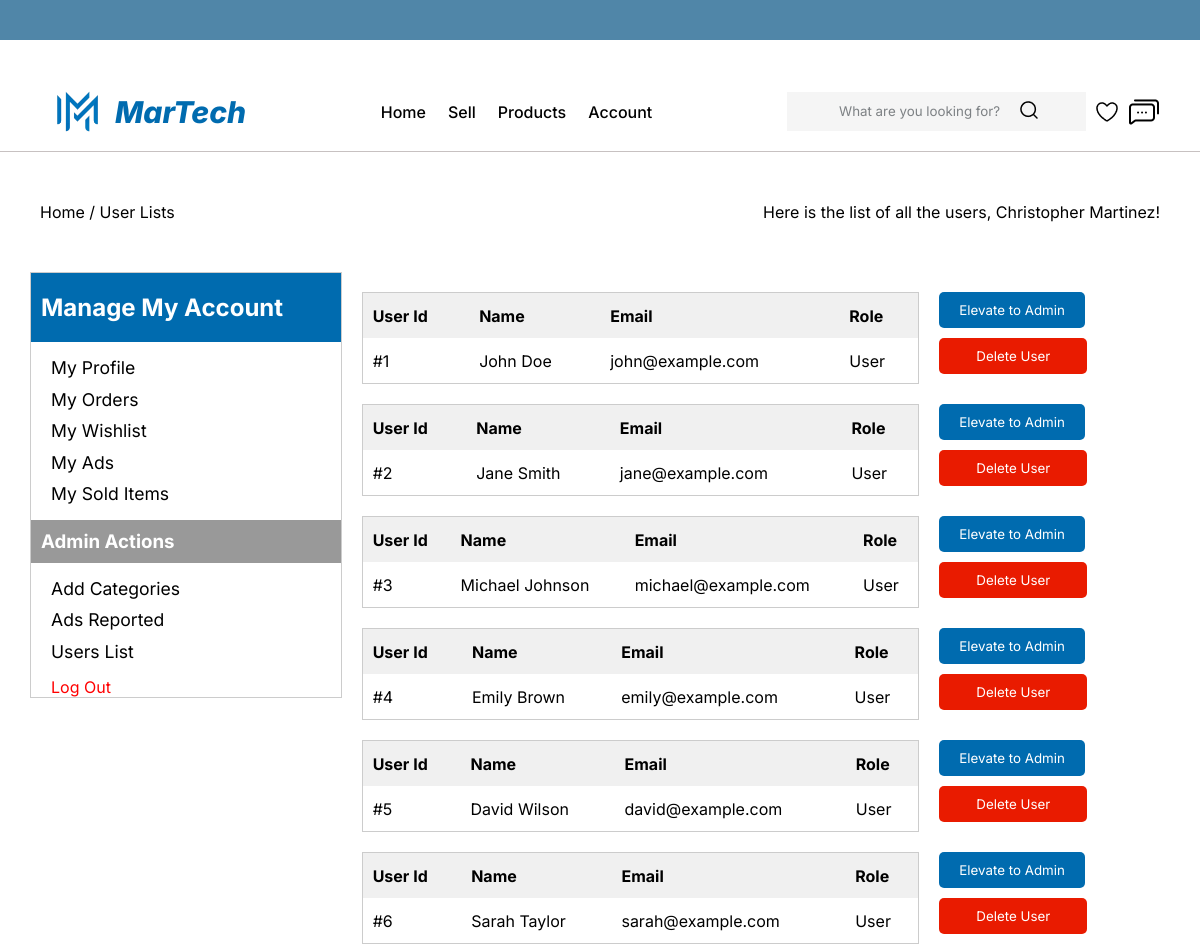
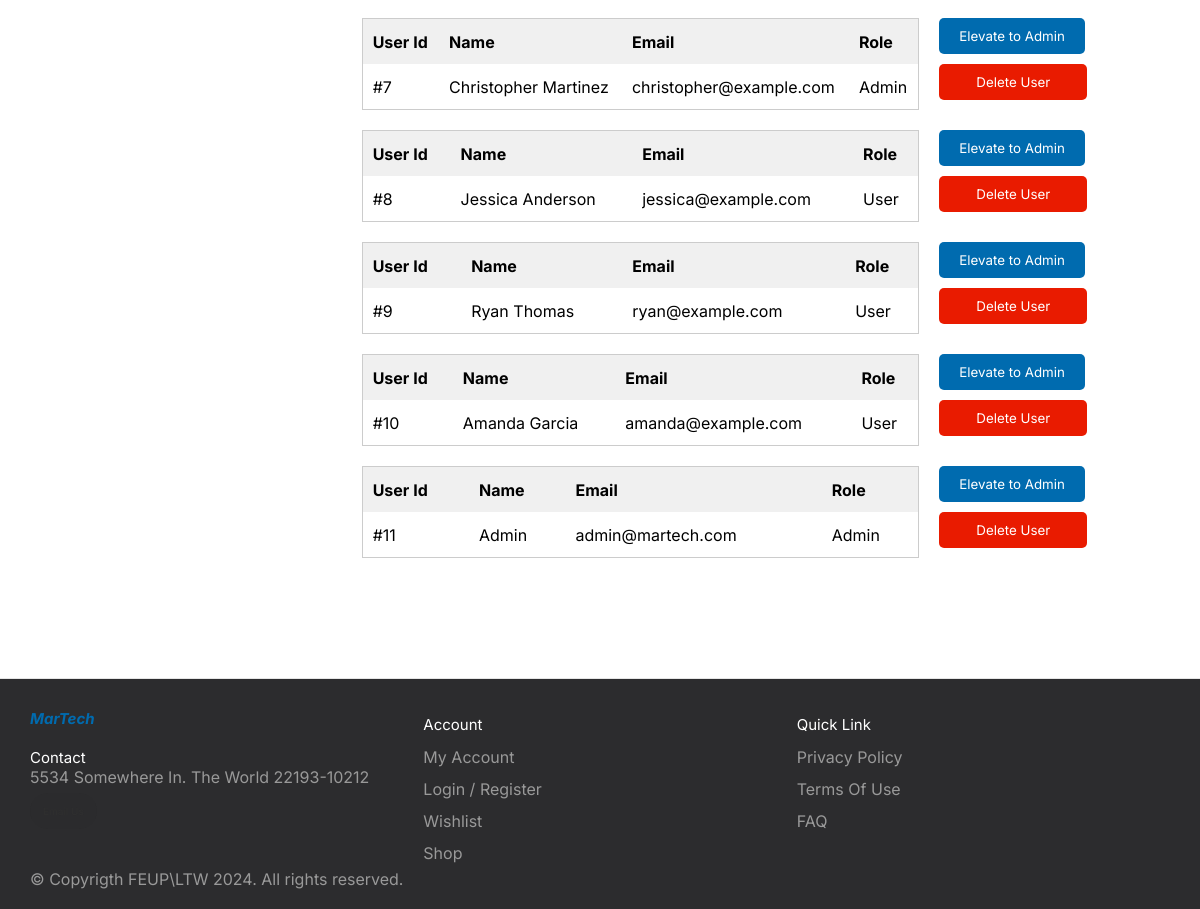
/pages/userlist.php (signed in), run on the app's committed database (2 pictures, top to bottom).
### tables this page shows
CREATE TABLE USERS(
id INT PRIMARY KEY NOT NULL,
name TEXT NOT NULL,
address TEXT,
phone TEXT NOT NULL UNIQUE,
email TEXT NOT NULL UNIQUE,
admin BOOLEAN DEFAULT FALSE,
password TEXT NOT NULL
);

### data/user.php (called while the page is built, shortened)
<?php
    class User {
    static function isAdmin($user_id,$db){
        $query = 'SELECT * FROM Users WHERE id = ?';
        $stmt = $db->prepare($query);
        $stmt->execute(array($user_id));
        $user = $stmt->fetch();
        if($user['admin'] == TRUE){
            return true;
        } else {
            return false;
        }
    }
    static function getAllUsers($db){
        $query = 'SELECT * FROM Users';
        $stmt = $db->prepare($query);
        $stmt->execute();
        $users = $stmt->fetchAll();
        return $users;
    }
}
    ?>

### utils/session.php (called while the page is built, shortened)
<?php
  class Session {
    public function getId() : ?int {
      return isset($_SESSION['id']) ? $_SESSION['id'] : null;
    }
  }
?>

### templates/userlist_tpl.php (the view, shortened to what this page needs)
<?php
  function drawUserList() {
    require_once(__DIR__ . '/../utils/session.php');
    require_once(__DIR__ .'/../data/connection.php');
    require_once(__DIR__ .'/../data/user.php');
    $db = getDatabaseConnection();
    $users = User::getAllUsers($db);
    ?>
    <section class="orders">
    <?php if(!$users){
            echo '<p>No Users yet</p>';
            ?>
            </section>
            <?php
    }
    else {
    foreach ($users as $user){
        $user_id = $user['id'];
        $user_name = $user['name'];
        $user_email = $user['email'];
        $delete_btn_id = 'delete_btn_' . $user['id'];
        $edit_button_id = 'edit_btn_' . $user['id'];
    ?>
    <div class="user_container">
        <table class="order_table">
            <tr>
                <th>User Id</th>
                <th>Name</th>
                <th>Email</th>
                <th>Role</th>
            </tr>
            <tr>
                <td>#<?php echo $user_id;?></td>
                <td><?php echo $user_name;?></td>
                <td><?php echo $user_email;?></td>
                <?php if(User::isAdmin($user_id,$db)){?>
                    <td>Admin</td>
                <?php } else { ?>
                    <td>User</td>
                <?php } ?>
            </tr>
        </table>
        <div class="buttons">
            <button id="<?php echo $edit_button_id;?>" class="elevatebtn">Elevate to Admin</button>
            <button id="<?php echo $delete_btn_id;?>" class = "deletebtn">Delete User</button>
        </div>
    </div>
    <?php
        }
        ?>
        </section>
        <?php
    }
}
?>

### CSS/userlist.css (style rules this page uses)
#order_body { display: flex; flex-direction: column; }
.orders { display: flex; flex-direction: column; gap: 20px; padding: 20px; }
.user_container { display: flex; flex-direction: row; gap: 20px; }
.order_table { width: 100%; border-collapse: collapse; border: 1px solid #ccc; }
.elevatebtn { background-color: #006BAF; color: white; padding: 10px 20px; border: none; border-radius: 5px; cursor: pointer; margin: 0px 0px 10px; font-family:"Inter" ; }
.deletebtn { background-color: #e91b00; color: white; padding: 10px 37px; border: none; border-radius: 5px; cursor: pointer; margin: 0px 0px 10px; font-family:"Inter" ; }
.order_table th { padding: 10px; text-align: left; background-color: #f0f0f0; font-weight: bold; }
.order_table td { padding: 10px; text-align: left; }

### CSS/topbar.css (style rules this page uses)
* { padding: 0px; margin: 0px; box-sizing: border-box; }
html { font-size: 10px; }
body { font-family: "Inter"; font-size: 1.6rem; }

### CSS/footer.css (style rules this page uses)
*, *:before, *:after { box-sizing: border-box; }

### data on the page
users: id "1", name "John Doe", email "john@example.com", shows "User"
users: id "2", name "Jane Smith", email "jane@example.com", shows "User"
users: id "3", name "Michael Johnson", email "michael@example.com", shows "User"
users: id "4", name "Emily Brown", email "emily@example.com", shows "User"
users: id "5", name "David Wilson", email "david@example.com", shows "User"
users: id "6", name "Sarah Taylor", email "sarah@example.com", shows "User"
users: id "7", name "Christopher Martinez", email "christopher@example.com", shows "Admin"
users: id "8", name "Jessica Anderson", email "jessica@example.com", shows "User"
users: id "9", name "Ryan Thomas", email "ryan@example.com", shows "User"
users: id "10", name "Amanda Garcia", email "amanda@example.com", shows "User"
users: id "11", name "Admin", email "admin@martech.com"

### other printed values
$session->getName() "Christopher Martinez"
